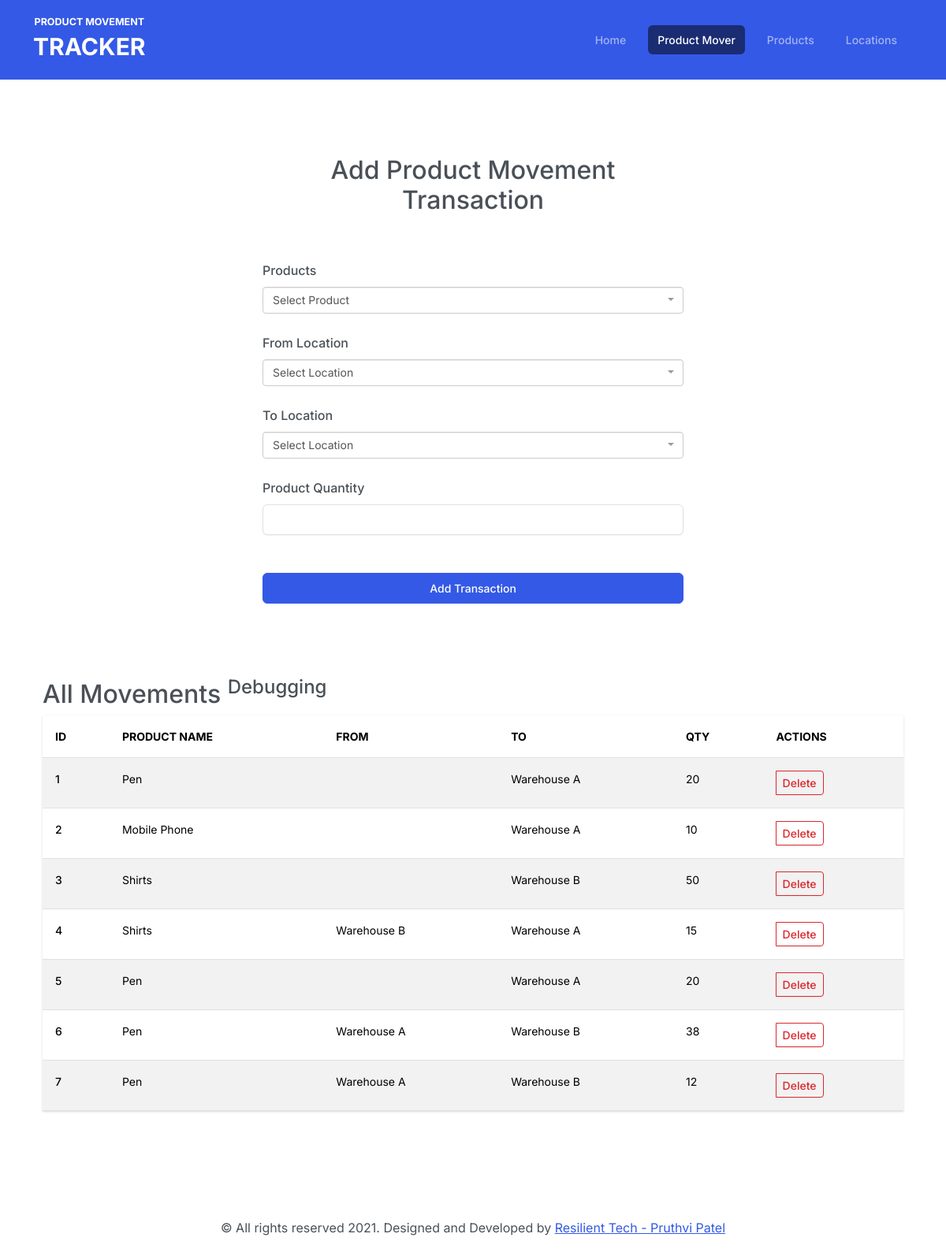
Page /product_movement on the committed database.
### app/models.py (models this page shows, shortened)
class ProductMovement(db.Model):
    id = db.Column(db.Integer, primary_key=True)
    product_id = db.Column(db.Integer, db.ForeignKey("product.id"))
    from_location_id = db.Column(db.Integer, db.ForeignKey("location.id"))
    to_location_id = db.Column(db.Integer, db.ForeignKey("location.id"))
    qty = db.Column(db.Integer)
    timestemp = db.Column(db.DateTime, default=datetime.utcnow)
    product = db.relationship("Product", foreign_keys=[product_id])
    to_location = db.relationship("Location", foreign_keys=[to_location_id])
    from_location = db.relationship("Location", foreign_keys=[from_location_id])

class Product(db.Model):
    id = db.Column(db.Integer, primary_key=True)
    name = db.Column(db.String(255), nullable=False)

class Location(db.Model):
    id = db.Column(db.Integer, primary_key=True)
    name = db.Column(db.String(255), nullable=False)

### app/routes.py (the view, shortened to what this page needs)
@app.route("/product_movement", methods=["GET", "POST"])
def product_movement():
    form = ProductMovementForm()
    set_choices_for_product_movement_form(form)
    product_movements = fetch_product_movements()
    return render_template(
        "product_movement.jinja",
        title="Product Mover",
        form=form,
        product_movements=product_movements,
    )

### app/forms.py
class ProductMovementForm(FlaskForm):
    product_id = SelectField(
        "Products",
        coerce=int,
        validators=[SelectionRequired(message="Product is required!")],
    )
    from_location_id = SelectField("From Location", coerce=int, validators=[])
    to_location_id = SelectField("To Location", coerce=int, validators=[])
    qty = IntegerField(
        "Product Quantity",
        validators=[
            DataRequired(message="Product quantity must be 1 or more!"),
            NumberRange(min=1, message="Product quantity must be 1 or more!"),
        ],
    )

### app/helpers.py (called while the page is built)
def fetch_products():
    return Product.query.all()

def fetch_locations():
    return Location.query.all()

def fetch_product_movements():
    return ProductMovement.query.all()

def set_choices_for_product_movement_form(form: ProductMovementForm):
    default_product_choice = [(-1, "Select Product")]
    default_location_choice = [(-1, "Select Location")]
    products = [(product.id, product.name) for product in fetch_products()]
    locations = [(location.id, location.name) for location in fetch_locations()]
    form.product_id.choices = default_product_choice + products
    form.to_location_id.choices = form.from_location_id.choices = (
        default_location_choice + locations
    )

### app/templates/product_movement.jinja (shortened to what this page needs)
{% extends "base.jinja" %}{% set active_page = "product-mover" %} {% block content %}
<div class="main-content my-5">
<div class="container mt-4">
  <div class="row">
   <div class="col-md-6 m-auto">
      <h2 class="mb-5 text-center">Add Product Movement Transaction</h2>
      <form action="" method="POST">
        <div class="form-group">
          {{ form.product_id.label(class="col-form-label") }}
        </div>
        <div class="form-group mt-3">
          {{ form.from_location_id.label(class="col-form-label") }}
        </div>
        <div class="form-group mt-3">
          {{ form.to_location_id.label(class="col-form-label") }}
        </div>
        <div class="form-group mt-3">
          {{ form.qty.label(class="col-form-label") }}
            {% if form.qty.errors|length > 0 %}
            {{ form.qty(type="number",class="form-control is-invalid") }}
            <div class="invalid-feedback">
              {{ form.qty.errors[0] }}
            </div>
            {% else %}
                {{ form.qty(type="number",class="form-control") }}
            {% endif %}
        </div>
        <div class="d-flex">
          <button
            type="submit"
            class="btn btn-primary mt-5 text-center mx-auto w-100"
          >
            Add Transaction
          </button>
        </div>
      </form>
    </div>
<div class="col-md-12 mt-5 pt-5">
  <h2>All Movements <sup>Debugging</sup></h2>
    {% if product_movements|length > 0 %}
        <table class="table table-striped table-hover">
          <thead>
            <tr>
              <th scope="col">ID</th>
              <th scope="col">Product Name</th>
              <th scope="col">From</th>
              <th scope="col">To</th>
              <th scope="col">Qty</th>
              <th scope="col">Actions</th>
            </tr>
          </thead>
          <tbody>
            {% for movement in product_movements %}
            <tr>
              <th scope="row">{{ movement.id }}</th>
              <td>{{ movement.product.name }}</td>
              <td>{{ movement.from_location.name }}</td>
              <td>{{ movement.to_location.name }}</td>
              <td>{{ movement.qty }}</td>
              <td>
              <form action="/product_movement/delete" method="POST">
                <div class="btn-group" role="group" aria-label="Basic example">
                  <br/>
                  <button type="submit" class="btn btn-sm btn-outline-danger" name="product_movement_id" value="{{movement.id}}">Delete</button>
                </div>
                </form>
              </td>
            </tr>
            {% endfor %}
          </tbody>
        </table>
        {% else %}
        <h5 class="text-info text-center mt-5">No movement made yet! Please make some trasactions.</h5>
        {% endif %}
      </div>
  </div>
</div>
</div>
{% endblock %}

### app/templates/base.jinja (shortened to what this page needs)
<!DOCTYPE html>
<html lang="en">
  <head>
    <link
      rel="stylesheet"
      href="https://bootswatch.com/5/zephyr/bootstrap.min.css"
    />
    <link rel="stylesheet" href="/css/fstdropdown.min.css" />
    <link rel="stylesheet" href="/css/style.css" />
  </head>
  <body>
    {% include 'header.jinja' %}
    <main class="container py-5">
       {% block content %}{% endblock %}
    </main>
    {% include 'footer.jinja' %}
  </body>
</html>

### app/templates/header.jinja (shortened to what this page needs)
{% set navigation_bar = [
  ('/', 'index', 'Home'),
  ('/product_movement', 'product-mover', 'Product Mover'),
  ('/products', 'products', 'Products'),
  ('/locations', 'locations', 'Locations')
  ] %}
  {% set active_page = active_page|default('index') %}
<header>
  <nav class="navbar navbar-expand-lg navbar-dark bg-primary">
    <div class="container">
      <a
        class="navbar-brand text-center"
        style="font-size: 12.5px; font-weight: bold;"
        href="/"
      >
        PRODUCT MOVEMENT
        <br />
        <span style="font-size: 30px;">TRACKER</span></a
      >
      <div class="collapse navbar-collapse" id="navbarColor01">
        <ul class="navbar-nav ms-auto">
          {% for href, id, caption in navigation_bar %}
          <li class="nav-item">
            <a
              class="nav-link {% if id == active_page %} active {% endif %}"
              href="{{ href|e }}"
              >{{ caption|e }}</a
            >
          </li>
          {% endfor %}
        </ul>
      </div>
    </div>
  </nav>
</header>

### app/templates/footer.jinja
<footer class='p-4'>
  <p class="text-center m-0">
    &copy; All rights reserved 2021. Designed and Developed by
    <a href="https://resilient.tech/">Resilient Tech - Pruthvi Patel</a>
  </p>
</footer>

### app/static/css/style.css (style rules this page uses)
th[scope="col"] { font-weight: bold; }

### rows in the picture
ProductMovement: id "1", product.name "Pen", to_location.name "Warehouse A", qty "20"
ProductMovement: id "2", product.name "Mobile Phone", to_location.name "Warehouse A", qty "10"
ProductMovement: id "3", product.name "Shirts", to_location.name "Warehouse B", qty "50"
ProductMovement: id "4", product.name "Shirts", from_location.name "Warehouse B", to_location.name "Warehouse A", qty "15"
ProductMovement: id "5", product.name "Pen", to_location.name "Warehouse A", qty "20"
ProductMovement: id "6", product.name "Pen", from_location.name "Warehouse A", to_location.name "Warehouse B", qty "38"
ProductMovement: id "7", product.name "Pen", from_location.name "Warehouse A", to_location.name "Warehouse B", qty "12"

### other values in the picture
{{ caption|e }} "Home" "Product Mover" "Products" "Locations"
